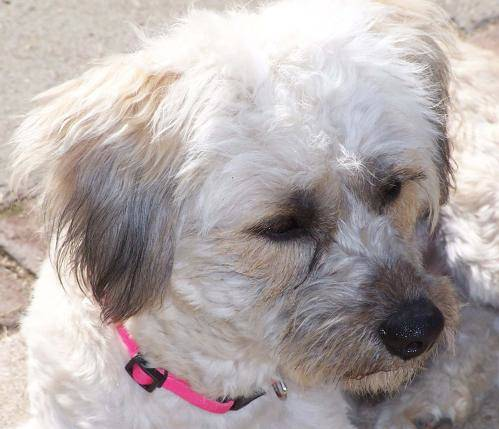
#> input picture images/dog.jpg, 499 x 429 px
$ python cvBaseOperation.py
#> lines starting #> are read from the running program, lines starting #| are printed output that depends on the picture
import cv2
import matplotlib.pyplot as plt
import numpy as np

# [25 lines left out: functions imageBaseTest, cv_show, not called in this run]

def cv_save(name, img):
    # 将img 保存到 name
    cv2.imwrite(name, img)

# [57 lines left out: functions getROICV, getSplitChannels, borderFill, not called in this run]

def valueCalculate():
    img_dog = cv2.imread("./images/dog.jpg")
#> img_dog is the input picture: shape (429, 499, 3); mean B, G, R 169.1, 169.9, 178.9
    img_cat = cv2.imread("./images/cat.jpg")
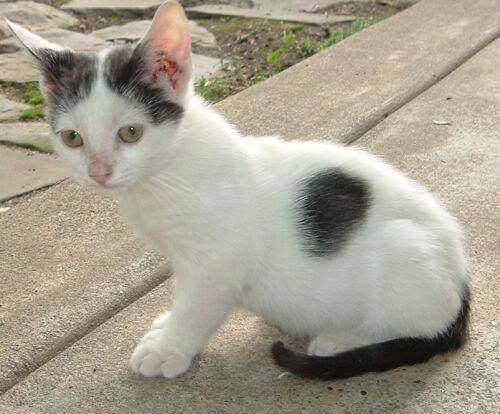
#> input picture images/cat.jpg, 500 x 414 px
#> img_cat is the input picture: shape (414, 500, 3); mean B, G, R 144.3, 159.9, 165.9

    # 每个像素点的每个通道都加10
    # print(img_cat[:2, :1, :1])  # 只显示前2行
    # print("="*5)
    img_cat2 = img_cat + 10
    # print(img_cat2[:2, :1, :1]) # 只显示前2行

    # shape 不同，不能直接相加
    # 每个像素对应的通道的值相加，当超过255时，对256取余数
    imgAdd = img_cat + img_cat2
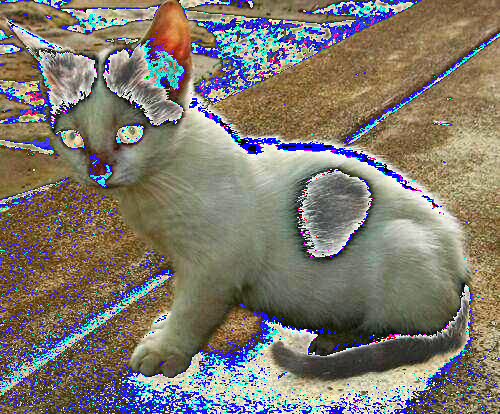
#> imgAdd: shape (414, 500, 3); mean B, G, R 110.6, 121.2, 127
    # print(imgAdd[:2, :1, :1])
    cv_add = cv2.add(img_cat, img_cat2)
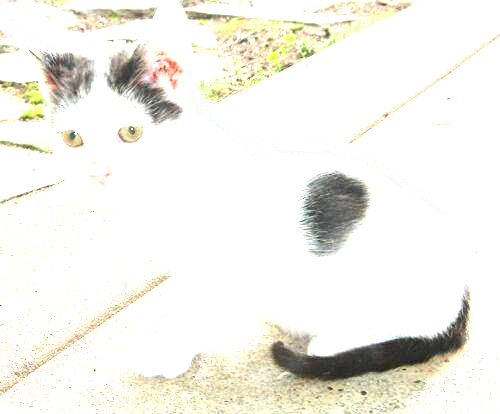
#> cv_add: shape (414, 500, 3); mean B, G, R 233.8, 240.8, 242.2
    # print(cv_add[:2, :1, :1])
    # 猫和狗的图片融合
    # 先对dog进行resize
    print(img_dog.shape)
#| (429, 499, 3)
    img_dog = cv2.resize(img_dog, (500, 414)) # resize的第一种方式
#> img_dog: shape (414, 500, 3)
    # cv2.resize(img_dog, (0, 0), fx=1, fy=3) # 表示沿着y轴方向拉升3倍
    print(img_dog.shape)
#| (414, 500, 3)
    print(img_cat.shape)
#| (414, 500, 3)
    res = cv2.addWeighted(img_cat, 0.4, img_dog, 0.6, 0)
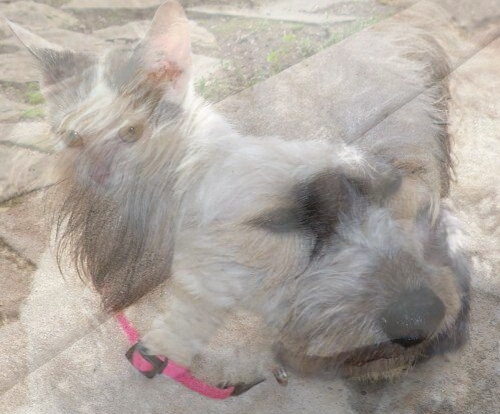
#> res: shape (414, 500, 3); mean B, G, R 159.1, 165.8, 173.6
    plt.imshow(res)
    # cv_show(res)

# [28 lines left out: function videoBaseTest, not called in this run]


if __name__=="__main__":
    # [5 lines of commented-out code are left out]
    valueCalculate()
    pass
